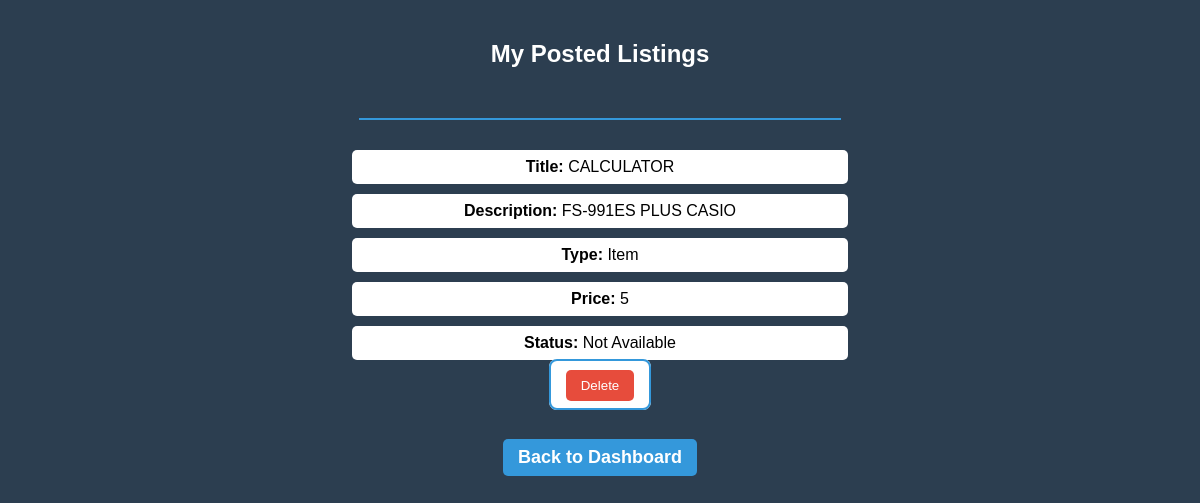
Page /my_posts (signed in) on the committed database.
### tables this page shows
CREATE TABLE listings (
            id INTEGER PRIMARY KEY AUTOINCREMENT,
            title TEXT,
            description TEXT,
            type TEXT,
            price INTEGER,
            owner_id INTEGER,
            available INTEGER DEFAULT 1,
            available_from TEXT,
            available_to TEXT
        );

### app.py (the view)
@app.route("/my_posts")
def my_posts():
    if "user_id" not in session:
        return redirect("/login")
    conn = sqlite3.connect("database.db")
    c = conn.cursor()
    c.execute("""
        SELECT id, title, description, type, price, available
        FROM listings
        WHERE owner_id = ?
    """, (session["user_id"],))
    listings = c.fetchall()
    conn.close()
    return render_template("my_posts.html", listings=listings)

### templates/my_posts.html (shortened to what this page needs)
<!DOCTYPE html>
<html>
<head>
    <link rel="stylesheet" href="{{ url_for('static', filename='style.css') }}">
</head>
<body>
<h2>My Posted Listings</h2>
{% if listings %}
    {% for item in listings %}
        <hr>
        <p><strong>Title:</strong> {{ item[1] }}</p>
        <p><strong>Description:</strong> {{ item[2] }}</p>
        <p><strong>Type:</strong> {{ item[3] }}</p>
        <p><strong>Price:</strong> {{ item[4] }}</p>
        <p><strong>Status:</strong>
            {% if item[5] %}
                Available
            {% else %}
                Not Available
            {% endif %}
        </p>
        <form action="/delete/{{ item[0] }}" method="POST" style="display:inline;">
            <button type="submit">Delete</button>
        </form>
    {% endfor %}
{% else %}
    <p>You have not posted anything yet.</p>
{% endif %}
<br><br>
<a href="/dashboard">Back to Dashboard</a>
</body>
</html>

### static/style.css (style rules this page uses)
body { margin: 0; background-color: #2c3e50; font-family: Arial, sans-serif; }
a { display: block; margin: 15px 0; font-size: 18px; text-decoration: none; color: #f1f4f6; text-align: center; }
body { margin: 0; background-color: #2c3e50; font-family: Arial, sans-serif; text-align: center; }
h2 { color: white; padding: 20px; }
hr { width: 60%; margin: 30px auto; border: 1px solid #3498db; }
h3, p, form { width: 60%; margin: 10px auto; }
form { padding: 15px; border: 2px solid #3498db; border-radius: 8px; background-color: white; }
button { padding: 8px 15px; background-color: #3498db; color: white; border: none; border-radius: 5px; }
a { color: #3498db; font-weight: bold; text-decoration: none; }
p { width: 60%; margin: 10px auto; background: white; padding: 8px; border-radius: 5px; }
a { display: inline-block; margin: 10px 10px; padding: 8px 15px; background-color: #3498db; color: white; text-decoration: none; border-radius: 5px; }
hr { width: 35%; margin: 30px auto; border: 1px solid #3498db; }
p { width:35%; margin: 10px auto; background: white; padding: 8px; border-radius: 5px; }
a { display: inline-block; margin: 20px; padding: 8px 15px; background-color: #3498db; color: white; text-decoration: none; border-radius: 5px; }
body { margin: 0; background-color: #2c3e50; font-family:'Lucida Sans', 'Lucida Sans Regular', 'Lucida Grande', 'Lucida Sans Unicode', Geneva, Verdana, sans-serif; text-align: center; }
hr { width: 40%; margin: 30px auto; border: 1px solid #3498db; }
p { width: 40%; margin: 10px auto; background: white; padding: 8px; border-radius: 5px; }
button { padding: 8px 15px; background-color: #e74c3c; color: white; border: none; border-radius: 5px; cursor: pointer; }

### rows in the picture
listings: title "CALCULATOR", description "FS-991ES PLUS CASIO", type "Item", price "5", available "Not Available"
